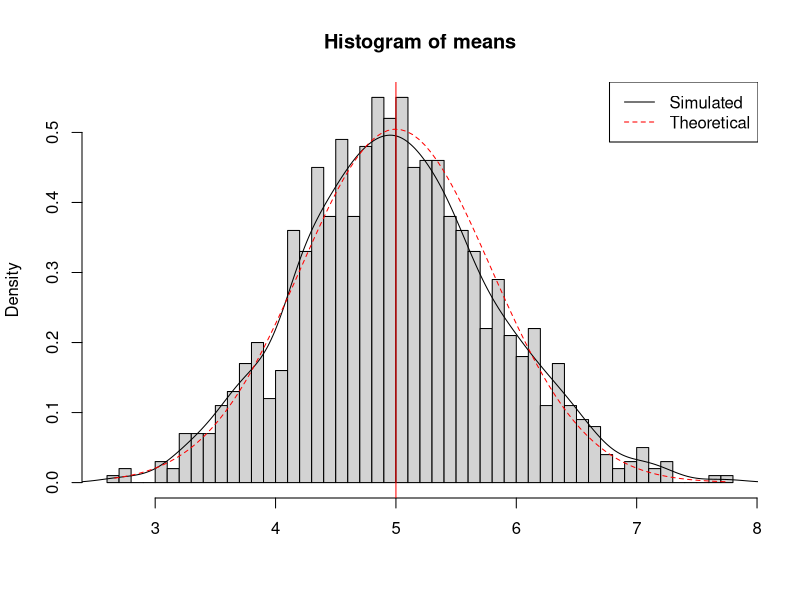
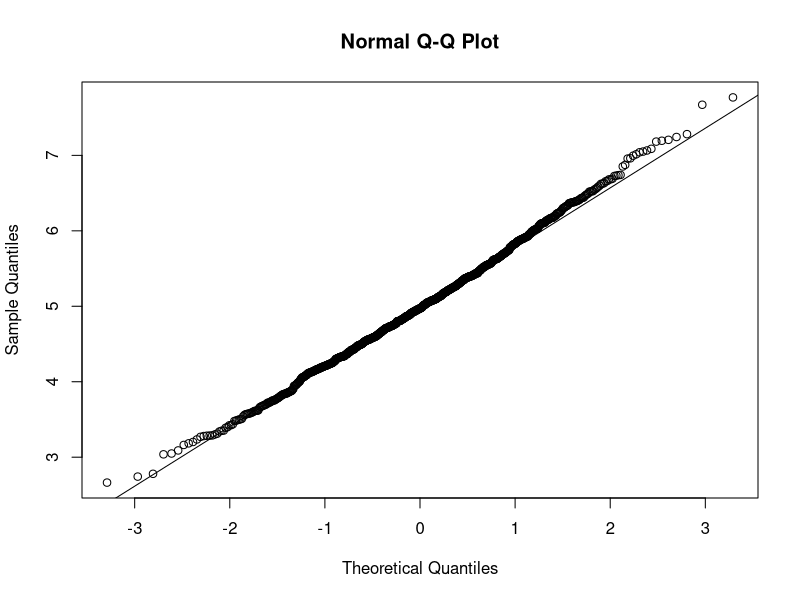
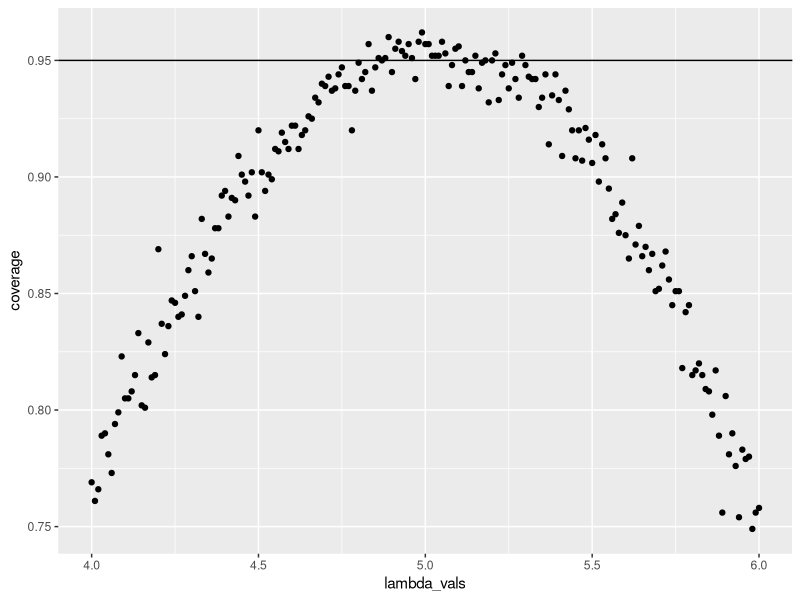

Write R code to recreate these figures, in order.
## ---- chunk 1
#Load the libraries
library(ggplot2)

#set the seed for reproducability
set.seed(31233)

#set-up the simulaiton
lambda <- 0.2
num_sims <- 1000
sample_size <- 40
expDistribution <- matrix(rexp(num_sims*sample_size, rate=lambda), num_sims, sample_size)
means <- apply(expDistribution, 1, mean)

## ---- chunk 2

hist(means, breaks=50, prob=TRUE,xlab="")
lines(density(means))
abline(v=1/lambda, col="red") # theoretical center of distribution
xfit <- seq(min(means), max(means), length=100)
yfit <- dnorm(xfit, mean=1/lambda, sd=(1/lambda/sqrt(sample_size)))
lines(xfit, yfit, pch=22, col="red", lty=2)
legend('topright', c("Simulated", "Theoretical"), lty=c(1,2), col=c("black", "red"))
## ---- chunk 3
qqnorm(means)
qqline(means)

## ---- chunk 4
lambda_vals <- seq(4, 6, by=0.01)
coverage <- sapply(lambda_vals, function(lamb) {
  mu_hats <- rowMeans(matrix(rexp(sample_size*num_sims, rate=0.2),
                             num_sims, sample_size))
  ll <- mu_hats - qnorm(0.975) * sqrt(1/lambda**2/sample_size)
  ul <- mu_hats + qnorm(0.975) * sqrt(1/lambda**2/sample_size)
  mean(ll < lamb & ul > lamb)
})


qplot(lambda_vals, coverage) + geom_hline(yintercept=0.95)
